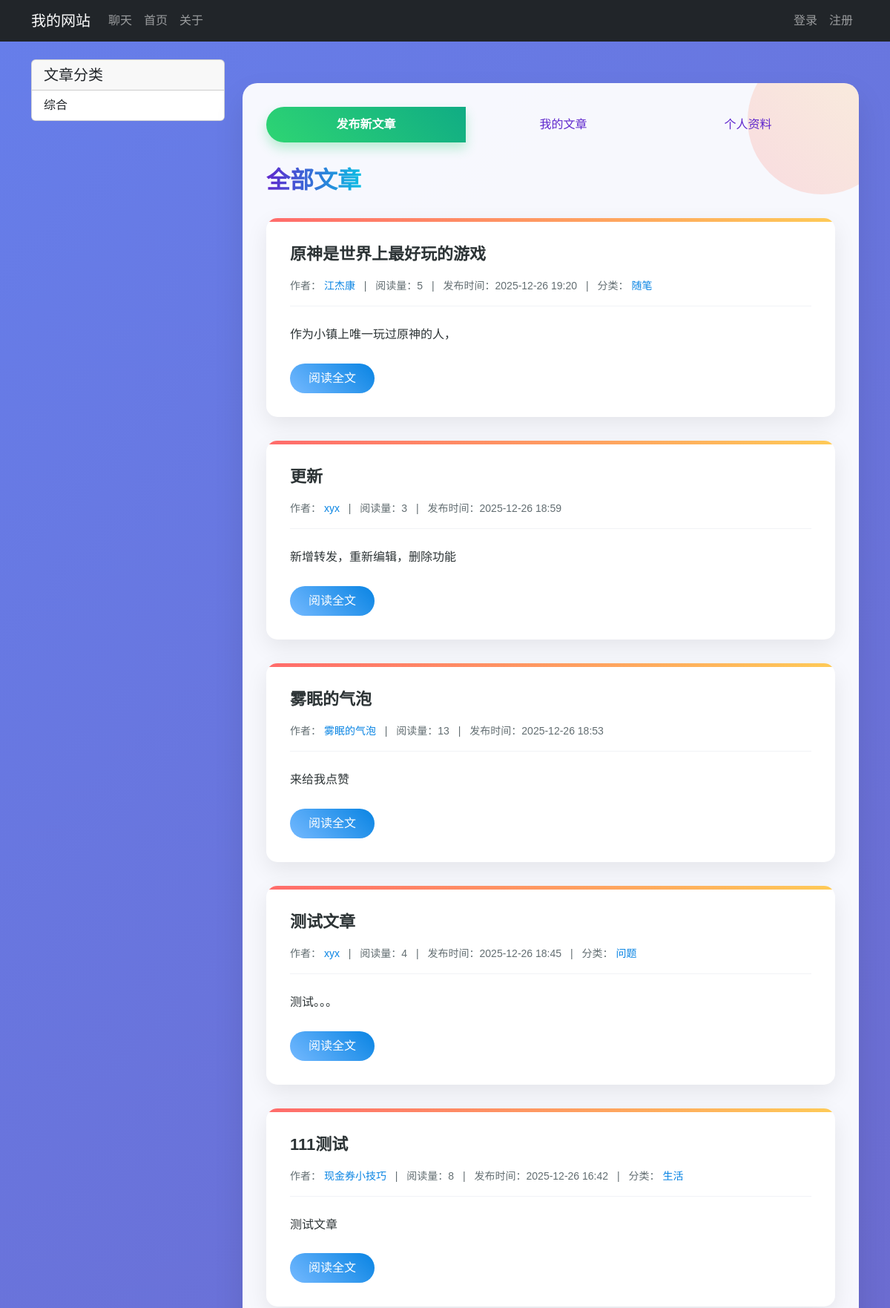
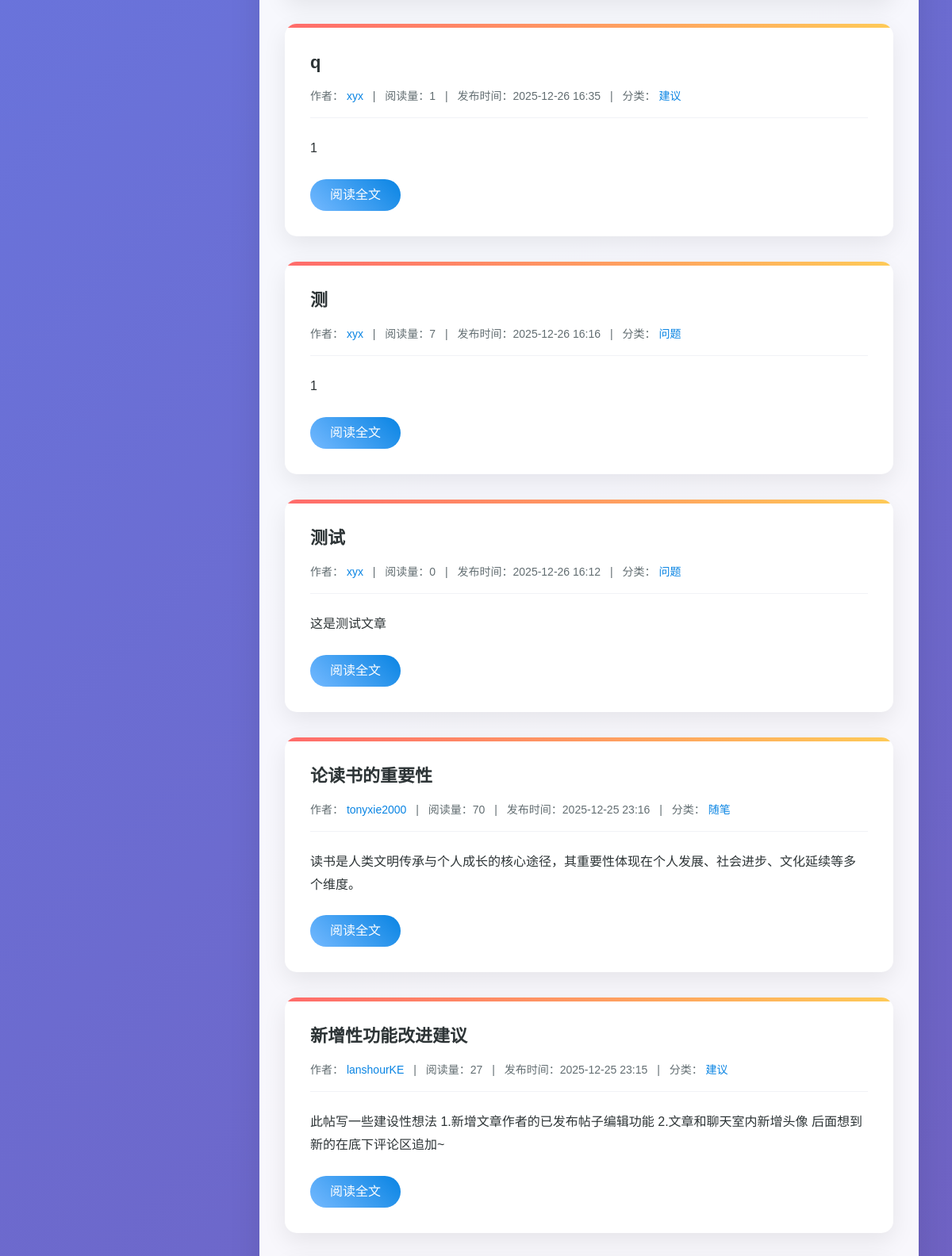
Page /post/ (upper part) on the committed database (2 pictures, top to bottom).
### post/models.py (models this page shows, shortened)
class Post(models.Model):
    views = models.PositiveIntegerField(default=0, verbose_name="阅读量")
    title = models.CharField(
        max_length=200,
        verbose_name="文章标题",
        help_text="标题长度不超过200字"
    )
    content = models.TextField(
        verbose_name="文章内容",
        help_text="支持纯文本/HTML格式"
    )
    author = models.ForeignKey(
        settings.AUTH_USER_MODEL,
        on_delete=models.CASCADE,  # 作者删除，文章也删除
        verbose_name="文章作者",
        related_name="posts"       # 反向查询：user.posts 查看该用户所有文章
    )
    category = models.ForeignKey(
        Category,
        on_delete=models.SET_NULL,
        null=True,
        blank=True,
        verbose_name="文章分类",
        related_name="posts"
    )
    is_published = models.BooleanField(
        default=True,
        verbose_name="是否发布",
        help_text="取消勾选则仅自己可见"
    )
    created_at = models.DateTimeField(
        auto_now_add=True,
        verbose_name="创建时间"
    )
    updated_at = models.DateTimeField(
        auto_now=True,
        verbose_name="更新时间"
    )
    class Meta:
        verbose_name = "博客文章"
        verbose_name_plural = "博客文章"
        ordering = ["-created_at"]  # 新文章在前

class Category(models.Model):
    name = models.CharField(
        max_length=100,
        verbose_name="分类名称",
        help_text="输入文章分类，如：技术、生活、随笔"
    )
    created_at = models.DateTimeField(
        auto_now_add=True,
        verbose_name="创建时间"
    )
    updated_at = models.DateTimeField(
        auto_now=True,
        verbose_name="更新时间"
    )
    class Meta:
        verbose_name = "文章分类"       # 后台显示的单名
        verbose_name_plural = "文章分类" # 后台显示的复数名
        ordering = ["-created_at"]       # 按创建时间倒序排列

### account/models.py (models this page shows)
class User(AbstractUser):
    groups = models.ManyToManyField(
        'auth.Group',
        related_name='account_user_groups',  # 唯一命名
        blank=True
    )
    user_permissions = models.ManyToManyField(
        'auth.Permission',
        related_name='account_user_permissions',  # 唯一命名
        blank=True
    )
    class Meta:
        verbose_name = '用户'
        verbose_name_plural = '用户'

### post/views.py (the view)
# urls.py: path('', post_views.post_list, name='index'),  # 首页
def post_list(request):
    posts = Post.objects.all().order_by('-created_at')
    categories = Category.objects.all()  # 新增：获取所有分类
    return render(request, 'post/index.html', {
        'posts': posts,
        "page_type": "all",  # 模板需要的page_type
        'categories': categories  # 传递给模板
    })

### templates/post/index.html (shortened to what this page needs)
{% extends 'base.html' %}
{% block content %}
<div class="container-wrap">
  <div class="btn-group">
    <a href="{% url 'post:create' %}" class="btn btn-success">发布新文章</a>
    <a href="{% url 'post:my_posts' %}" class="btn btn-link">我的文章</a>
    <a href="{% url 'account:profile' %}" class="btn btn-link">个人资料</a>
  </div>
  <h2 class="page-title">
  </h2>
  {% if posts and posts.exists %}
    {% for post in posts %}
      <div class="article-card">
        <div class="article-title">
          <a href="{% url 'post:post_detail' post.pk|default:0 %}">
            {{ post.title|default:"未命名文章" }}
          </a>
        </div>
        <div class="article-meta">
          作者：
          {% if post.author and post.author.username %}
            <a href="{% url 'account:user_profile' post.author.username %}">
              {{ post.author.username }}
            </a>
          {% else %}
            匿名作者
          {% endif %}
          <span class="mx-2">|</span>
          <span>阅读量：{{ post.views|default:0 }}</span>
          <span class="mx-2">|</span>
          <span>发布时间：{{ post.created_at|date:"Y-m-d H:i"|default:"未知时间" }}</span>
          {% if post.category and post.category.id %}
            <span class="mx-2">|</span>
            <span>分类：
              <a href="{% url 'post:post_by_category' post.category.id %}">
                {{ post.category.name|default:"未分类" }}
              </a>
            </span>
          {% endif %}
        </div>
        <div class="article-excerpt">
          {{ post.content|striptags|truncatechars:120|default:"暂无摘要" }}
        </div>
        <a href="{% url 'post:post_detail' post.pk|default:0 %}" class="btn btn-primary">
          阅读全文
        </a>
      </div>
    {% endfor %}
  {% endif %}
</div>
{% endblock %}

### templates/post/index.html (style rules this page uses)
* { margin: 0; padding: 0; box-sizing: border-box; }
body { background: linear-gradient(135deg, #667eea 0%, #764ba2 100%); min-height: 100vh; font-family: 'Microsoft YaHei', 'PingFang SC', sans-serif; }
.container-wrap { background: rgba(255, 255, 255, 0.95); border-radius: 20px; box-shadow: 0 20px 40px rgba(0, 0, 0, 0.1); padding: 2rem; margin: 2rem auto; max-width: 1200px; position: relative; overflow: hidden; }
.container-wrap::before { content: ''; position: absolute; top: -50px; right: -50px; width: 200px; height: 200px; background: linear-gradient(45deg, #ff6b6b, #feca57); border-radius: 50%; opacity: 0.2; z-index: 0; }
.container-wrap::after { content: ''; position: absolute; bottom: -80px; left: -80px; width: 250px; height: 250px; background: linear-gradient(45deg, #48dbfb, #0abde3); border-radius: 50%; opacity: 0.2; z-index: 0; }
.btn-group { position: relative; z-index: 1; margin-bottom: 2rem; display: flex; gap: 15px; align-items: center; }
.btn-success { background: linear-gradient(45deg, #2ed573, #10ac84); border: none; border-radius: 50px; padding: 12px 30px; font-size: 16px; font-weight: 600; color: white; box-shadow: 0 8px 15px rgba(46, 213, 115, 0.3); transition: all 0.3s ease; }
.btn-link { color: #5f27cd; font-size: 16px; font-weight: 500; text-decoration: none; padding: 10px 20px; border-radius: 50px; transition: all 0.3s ease; }
.page-title { position: relative; z-index: 1; font-size: 32px; font-weight: 700; margin-bottom: 2rem; background: linear-gradient(90deg, #5f27cd, #0abde3); -webkit-background-clip: text; background-clip: text; color: transparent; display: inline-block; }
.article-card { position: relative; z-index: 1; border: none; border-radius: 15px; padding: 2rem; margin-bottom: 2rem; background: white; box-shadow: 0 10px 30px rgba(0, 0, 0, 0.08); transition: all 0.4s cubic-bezier(0.175, 0.885, 0.32, 1.275); overflow: hidden; }
.article-card::before { content: ''; position: absolute; top: 0; left: 0; width: 100%; height: 5px; background: linear-gradient(90deg, #ff6b6b, #feca57); }
.article-title { font-size: 22px; font-weight: 600; margin-bottom: 1rem; }
.article-title a { color: #2d3436; text-decoration: none; transition: all 0.3s ease; }
.article-meta { color: #636e72; font-size: 14px; margin-bottom: 1.5rem; padding-bottom: 1rem; border-bottom: 1px solid #f1f2f6; }
.article-meta a { color: #0984e3; text-decoration: none; }
.article-excerpt { color: #2d3436; line-height: 1.8; margin-bottom: 1.5rem; font-size: 16px; }
.btn-primary { background: linear-gradient(45deg, #74b9ff, #0984e3); border: none; border-radius: 50px; padding: 8px 25px; font-weight: 500; transition: all 0.3s ease; }

### rows in the picture
Post: title "原神是世界上最好玩的游戏", author.username "江杰康", views "5", created_at "2025-12-26 19:20", category.name "随笔", content "作为小镇上唯一玩过原神的人，"
Post: title "更新", author.username "xyx", views "3", created_at "2025-12-26 18:59", content "新增转发，重新编辑，删除功能"
Post: title "雾眠的气泡", author.username "雾眠的气泡", views "13", created_at "2025-12-26 18:53", content "来给我点赞"
Post: title "测试文章", author.username "xyx", views "4", created_at "2025-12-26 18:45", category.name "问题", content "测试。。。"
Post: title "111测试", author.username "现金券小技巧", views "8", created_at "2025-12-26 16:42", category.name "生活", content "测试文章"
Post: title "q", author.username "xyx", views "1", created_at "2025-12-26 16:35", category.name "建议", content "1"
Post: title "测", author.username "xyx", views "7", created_at "2025-12-26 16:16", category.name "问题", content "1"
Post: title "测试", author.username "xyx", views "0", created_at "2025-12-26 16:12", category.name "问题", content "这是测试文章"
Post: title "论读书的重要性", author.username "tonyxie2000", views "70", created_at "2025-12-25 23:16", category.name "随笔", content "读书是人类文明传承与个人成长的核心途径，其重要性体现在个人发展、社会进步、文化延续等多个维度。"
Post: title "新增性功能改进建议", author.username "lanshourKE", views "27", created_at "2025-12-25 23:15", category.name "建议", content "此帖写一些建设性想法 1.新增文章作者的已发布帖子编辑功能 2.文章和聊天室内新增头像 后面想到新的在底下评论区追加~"
